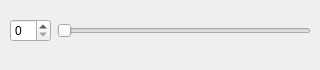
<?xml version="1.0" encoding="UTF-8"?>
<ui version="4.0">
 <class>smallWidget</class>
 <widget class="QWidget" name="smallWidget">
  <property name="geometry">
   <rect>
    <x>0</x>
    <y>0</y>
    <width>320</width>
    <height>70</height>
   </rect>
  </property>
  <property name="windowTitle">
   <string>Form</string>
  </property>
  <widget class="QWidget" name="layoutWidget">
   <property name="geometry">
    <rect>
     <x>10</x>
     <y>10</y>
     <width>301</width>
     <height>41</height>
    </rect>
   </property>
   <layout class="QHBoxLayout" name="horizontalLayout">
    <item>
     <widget class="QSpinBox" name="spinBox"/>
    </item>
    <item>
     <widget class="QSlider" name="horizontalSlider">
      <property name="orientation">
       <enum>Qt::Horizontal</enum>
      </property>
     </widget>
    </item>
   </layout>
  </widget>
 </widget>
 <resources/>
 <connections/>
</ui>
